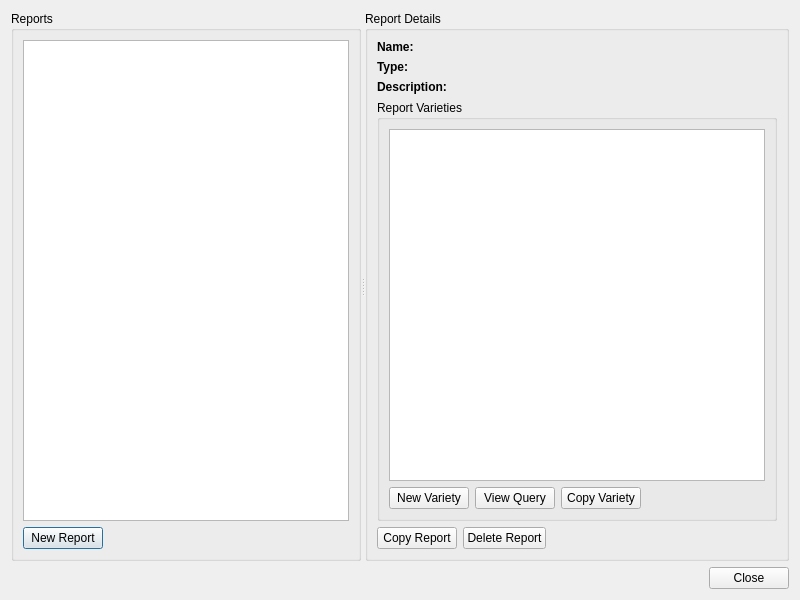
<?xml version="1.0" encoding="UTF-8"?>
<ui version="4.0">
 <class>ReportManager</class>
 <widget class="QDialog" name="ReportManager">
  <property name="geometry">
   <rect>
    <x>0</x>
    <y>0</y>
    <width>800</width>
    <height>600</height>
   </rect>
  </property>
  <property name="windowTitle">
   <string>Report Manager</string>
  </property>
  <layout class="QVBoxLayout" name="verticalLayout">
   <item>
    <widget class="QSplitter" name="splitter">
     <property name="orientation">
      <enum>Qt::Horizontal</enum>
     </property>
     <widget class="QWidget" name="leftPanel" native="true">
      <layout class="QVBoxLayout" name="leftLayout">
       <property name="leftMargin">
        <number>0</number>
       </property>
       <property name="topMargin">
        <number>0</number>
       </property>
       <property name="rightMargin">
        <number>0</number>
       </property>
       <property name="bottomMargin">
        <number>0</number>
       </property>
       <item>
        <widget class="QGroupBox" name="reportsGroupBox">
         <property name="title">
          <string>Reports</string>
         </property>
         <layout class="QVBoxLayout" name="reportsLayout">
          <item>
           <widget class="QListView" name="reportList">
            <property name="alternatingRowColors">
             <bool>true</bool>
            </property>
           </widget>
          </item>
          <item>
           <layout class="QHBoxLayout" name="reportButtonsLayout">
            <item>
             <widget class="QPushButton" name="newReportButton">
              <property name="text">
               <string>New Report</string>
              </property>
              <property name="icon">
               <iconset resource="Resources.qrc">
                <normaloff>:/icons/plus.png</normaloff>:/icons/plus.png</iconset>
              </property>
             </widget>
            </item>
            <item>
             <spacer name="reportButtonsSpacer">
              <property name="orientation">
               <enum>Qt::Horizontal</enum>
              </property>
              <property name="sizeHint" stdset="0">
               <size>
                <width>40</width>
                <height>20</height>
               </size>
              </property>
             </spacer>
            </item>
           </layout>
          </item>
         </layout>
        </widget>
       </item>
      </layout>
     </widget>
     <widget class="QWidget" name="rightPanel" native="true">
      <layout class="QVBoxLayout" name="rightLayout">
       <property name="leftMargin">
        <number>0</number>
       </property>
       <property name="topMargin">
        <number>0</number>
       </property>
       <property name="rightMargin">
        <number>0</number>
       </property>
       <property name="bottomMargin">
        <number>0</number>
       </property>
       <item>
        <widget class="QGroupBox" name="detailsGroupBox">
         <property name="title">
          <string>Report Details</string>
         </property>
         <layout class="QVBoxLayout" name="detailsLayout">
          <item>
           <layout class="QFormLayout" name="formLayout">
            <item row="0" column="0">
             <widget class="QLabel" name="nameHeaderLabel">
              <property name="text">
               <string>Name:</string>
              </property>
              <property name="font">
               <font>
                <weight>75</weight>
                <bold>true</bold>
               </font>
              </property>
             </widget>
            </item>
            <item row="0" column="1">
             <widget class="QLabel" name="reportNameLabel">
              <property name="text">
               <string/>
              </property>
              <property name="wordWrap">
               <bool>true</bool>
              </property>
             </widget>
            </item>
            <item row="1" column="0">
             <widget class="QLabel" name="typeHeaderLabel">
              <property name="text">
               <string>Type:</string>
              </property>
              <property name="font">
               <font>
                <weight>75</weight>
                <bold>true</bold>
               </font>
              </property>
             </widget>
            </item>
            <item row="1" column="1">
             <widget class="QLabel" name="reportTypeLabel">
              <property name="text">
               <string/>
              </property>
             </widget>
            </item>
            <item row="2" column="0">
             <widget class="QLabel" name="descHeaderLabel">
              <property name="text">
               <string>Description:</string>
              </property>
              <property name="font">
               <font>
                <weight>75</weight>
                <bold>true</bold>
               </font>
              </property>
              <property name="alignment">
               <set>Qt::AlignLeading|Qt::AlignLeft|Qt::AlignTop</set>
              </property>
             </widget>
            </item>
            <item row="2" column="1">
             <widget class="QLabel" name="reportDescLabel">
              <property name="text">
               <string/>
              </property>
              <property name="wordWrap">
               <bool>true</bool>
              </property>
              <property name="alignment">
               <set>Qt::AlignLeading|Qt::AlignLeft|Qt::AlignTop</set>
              </property>
             </widget>
            </item>
           </layout>
          </item>
          <item>
           <widget class="QGroupBox" name="varietiesGroupBox">
            <property name="title">
             <string>Report Varieties</string>
            </property>
            <layout class="QVBoxLayout" name="varietiesLayout">
             <item>
              <widget class="QTableView" name="varietyTable">
               <property name="alternatingRowColors">
                <bool>true</bool>
               </property>
               <property name="selectionBehavior">
                <enum>QAbstractItemView::SelectRows</enum>
               </property>
               <property name="sortingEnabled">
                <bool>false</bool>
               </property>
              </widget>
             </item>
             <item>
              <layout class="QHBoxLayout" name="varietyButtonsLayout">
               <item>
                <widget class="QPushButton" name="newVarietyButton">
                 <property name="text">
                  <string>New Variety</string>
                 </property>
                 <property name="icon">
                  <iconset resource="Resources.qrc">
                   <normaloff>:/icons/plus.png</normaloff>:/icons/plus.png</iconset>
                 </property>
                </widget>
               </item>
               <item>
                <widget class="QPushButton" name="viewQueryButton">
                 <property name="text">
                  <string>View Query</string>
                 </property>
                 <property name="icon">
                  <iconset resource="Resources.qrc">
                   <normaloff>:/icons/search.png</normaloff>:/icons/search.png</iconset>
                 </property>
                </widget>
               </item>
               <item>
                <widget class="QPushButton" name="copyVarietyButton">
                 <property name="text">
                  <string>Copy Variety</string>
                 </property>
                 <property name="icon">
                  <iconset resource="Resources.qrc">
                   <normaloff>:/icons/copy.png</normaloff>:/icons/copy.png</iconset>
                 </property>
                </widget>
               </item>
               <item>
                <spacer name="varietyButtonsSpacer">
                 <property name="orientation">
                  <enum>Qt::Horizontal</enum>
                 </property>
                 <property name="sizeHint" stdset="0">
                  <size>
                   <width>40</width>
                   <height>20</height>
                  </size>
                 </property>
                </spacer>
               </item>
              </layout>
             </item>
            </layout>
           </widget>
          </item>
          <item>
           <layout class="QHBoxLayout" name="reportActionsLayout">
            <item>
             <widget class="QPushButton" name="copyReportButton">
              <property name="text">
               <string>Copy Report</string>
              </property>
              <property name="icon">
               <iconset resource="Resources.qrc">
                <normaloff>:/icons/copy.png</normaloff>:/icons/copy.png</iconset>
              </property>
             </widget>
            </item>
            <item>
             <widget class="QPushButton" name="deleteReportButton">
              <property name="text">
               <string>Delete Report</string>
              </property>
              <property name="icon">
               <iconset resource="Resources.qrc">
                <normaloff>:/icons/trash.png</normaloff>:/icons/trash.png</iconset>
              </property>
             </widget>
            </item>
            <item>
             <spacer name="reportActionsSpacer">
              <property name="orientation">
               <enum>Qt::Horizontal</enum>
              </property>
              <property name="sizeHint" stdset="0">
               <size>
                <width>40</width>
                <height>20</height>
               </size>
              </property>
             </spacer>
            </item>
           </layout>
          </item>
         </layout>
        </widget>
       </item>
      </layout>
     </widget>
    </widget>
   </item>
   <item>
    <widget class="QDialogButtonBox" name="buttonBox">
     <property name="standardButtons">
      <set>QDialogButtonBox::Close</set>
     </property>
    </widget>
   </item>
  </layout>
 </widget>
 <resources>
  <include location="Resources.qrc"/>
 </resources>
 <connections>
  <connection>
   <sender>buttonBox</sender>
   <signal>rejected()</signal>
   <receiver>ReportManager</receiver>
   <slot>on_closeButton_clicked()</slot>
   <hints>
    <hint type="sourcelabel">
     <x>399</x>
     <y>579</y>
    </hint>
    <hint type="destinationlabel">
     <x>399</x>
     <y>299</y>
    </hint>
   </hints>
  </connection>
 </connections>
 <slots>
  <slot>on_closeButton_clicked()</slot>
 </slots>
</ui>
